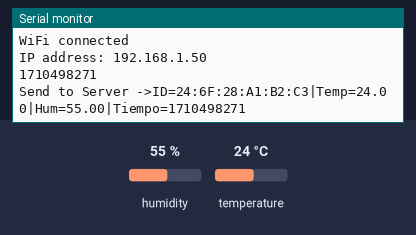
The sketch below on a simulated ESP8266 (NodeMCU). Parts: the last lines printed to the serial monitor. Inputs (shaded band) come from the test bench; at power-on: humidity 55 %, temperature 24 °C. WiFi joins after 1.5 s; servers stay silent unless stated; the local clock reads 2024-03-15 10:24:30 at power-on unless the sketch sets it; web services answer with replies made up by the test bench.

Above: at 2.7 s.
2.8 s: humidity set to 22 %
At 7.22 s:
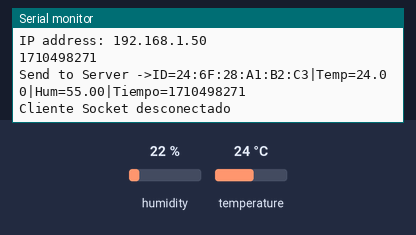
13.9 s: temperature set to 12 °C
At 19.7 s:
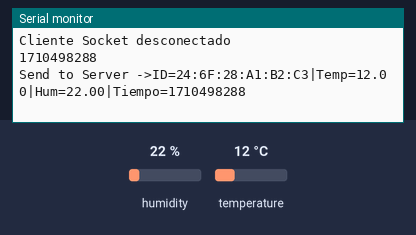
20.1 s: humidity set to 40 %
At 24.5 s:
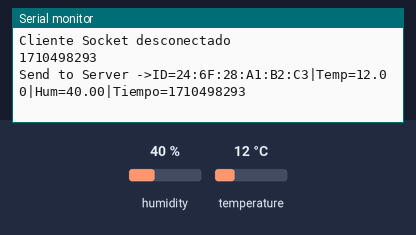

Measured:
- after the input at 13.9 s, the serial monitor: prints a new line after 4.4 s (image 2)
- after the input at 20.1 s, the serial monitor: prints a new line after 3.6 s (image 3)

The sketch:

EstacionMeteorologica3.ino
```cpp
#include <ESP8266HTTPClient.h>
#include <DHT.h>
#include <DHT_U.h>
#include <ESP8266WiFi.h>


DHT dht(5, DHT11);
float temp, hume;
//String host = "192.168.54.15";
String host = "192.168.43.143";  // en la nueva red
//String host = "192.168.1.194";
int port = 6060;
//int port = 6000;
String mensaje = "";
int c = 0;
String id = "";
String tiempo = "";
String ssid = "HUAWEI Y6 2019";
String pass = "julio12345+";
//String ssid = "A20";
//String pass = "0040200011";

void setup() {
  Serial.begin(9600);
  dht.begin();
  WiFi.disconnect();
  WiFi.mode(WIFI_STA);
  //WiFi.beginWPSConfig();
  WiFi.begin(ssid, pass);

  while (WiFi.status() != WL_CONNECTED) {
    delay(500);
    Serial.println(".");
  }

  Serial.println("WiFi connected");
  Serial.print("IP address: ");
  Serial.println(WiFi.localIP());

  wdt_disable();
  wdt_enable(WDTO_8S);
}

void loop() {
  c = 0;
  WiFiClient cliente;

  if (WiFi.status() == WL_CONNECTED) { // Estado de la conexión WIFI: WL_CONNECTED = true
      if (cliente.connect(host, port)){ // Crea la conexión Socket
          while (cliente.connected()){
              //Serial.println("Respuesta:" + String(cliente.read()));
              id = WiFi.macAddress();
              hume = dht.readHumidity();
              temp = dht.readTemperature();
              tiempo = getTime();
              mensaje = "ID=" + id + "|Temp=" + String(temp) + "|Hum=" + String(hume) + "|Tiempo=" + tiempo;
              Serial.println("Send to Server ->" + mensaje);
              cliente.println(mensaje);
              delay(5000);
              //yield();
          }
          //cliente.stop();
          Serial.println("Cliente Socket desconectado");
      } else { // Si la conexión Socket falla
          Serial.println("La conexión socket ha fallado");
          delay(5000);
          cliente.stop();
      }
  } else { // Estado de la conexión WIFI: WL_CONNECTED = false
      WiFi.disconnect();
      WiFi.mode(WIFI_STA);
      //WiFi.beginWPSConfig();
      WiFi.begin(ssid, pass);
      Serial.print("Intento de conexión    ");
      while (WiFi.status() != WL_CONNECTED && c < 30) {
          delay(600);
          Serial.print(".");
          c++;
      }
      if (WiFi.status() == WL_CONNECTED){
          Serial.println("OK");
      } else{
          Serial.println("Falló");
      }
      //return;
  }


}

// Función para obtener el tiempo, hora en segundos
  String getTime() {
    WiFiClient cliente2;
    HTTPClient http;
    String tiempo = "";
    long result = 0;

    http.begin(cliente2, "http://worldtimeapi.org/api/timezone/America/Caracas");
    int httpCode = http.GET();
    if( httpCode == HTTP_CODE_OK || httpCode == HTTP_CODE_MOVED_PERMANENTLY ) {
      String resultado = http.getString();
      int inicio = resultado.indexOf("unixtime");
      int fin = resultado.indexOf("utc_datetime");
      tiempo = resultado.substring(inicio+10,fin-2);
      Serial.println(tiempo);

    }
    return tiempo;
  }
```
